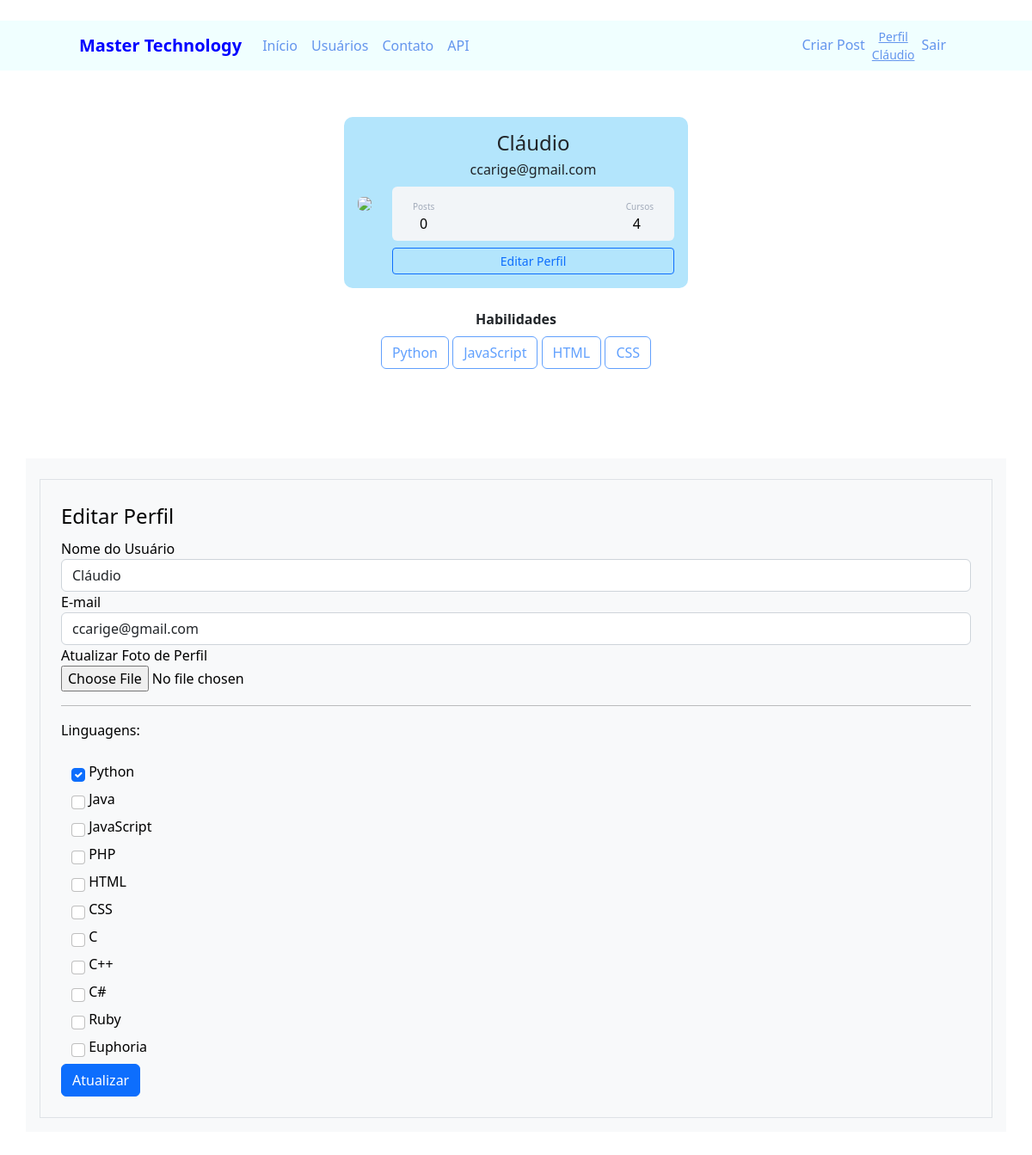
/perfil/editar (signed in), run on the app's committed database.
### mastertechnology/models.py (models this page shows)
class Usuarios(db.Model, UserMixin):
    id = db.Column(db.Integer, primary_key=True)
    username = db.Column(db.String, unique=True, nullable=False)
    email = db.Column(db.String, unique=True, nullable=False)
    senha = db.Column(db.String, nullable=False)
    foto_perfil = db.Column(db.String, default='default.jpg')
    postagens = db.relationship('Postagens', backref='autor', lazy=True)
    linguagem = db.Column(db.String, nullable=False, default="Não informado")
    def contagem_post(self):
        return len(self.postagens)

### mastertechnology/links.py (the view)
@app.route('/perfil/editar', methods=['GET', 'POST'])
@login_required
def editar_perfil():
    form = FormEditarPerfil()
    if form.validate_on_submit():
        current_user.email = form.email.data
        current_user.username = form.username.data
        if form.foto_perfil.data:
            nome_imagem = salvar_imagem(form.foto_perfil.data)
            current_user.foto_perfil = nome_imagem
        current_user.linguagem = atualizar_linguagens(form)
        db.session.commit()
        flash('Edição efetuada com sucesso.', 'alert-success')
        return redirect(url_for('perfil'))
    elif request.method == "GET":
        form.email.data = current_user.email
        form.username.data = current_user.username
        if 'Python' in current_user.linguagem:
            form.linguagem_python.data = True
        elif 'Java' in current_user.linguagem:
            form.linguagem_java.data = True
        elif 'JavaScript' in current_user.linguagem:
            form.linguagem_javascript.data = True
        elif 'PHP' in current_user.linguagem:
            form.linguagem_php.data = True
        elif 'HTML' in current_user.linguagem:
            form.linguagem_html.data = True
        elif 'CSS' in current_user.linguagem:
            form.linguagem_css.data = True
        elif 'C' in current_user.linguagem:
            form.linguagem_c.data = True
        elif 'C++' in current_user.linguagem:
            form.linguagem_c_mais_mais.data = True
        elif 'C#' in current_user.linguagem:
            form.linguagem_c_sharp.data = True
        elif 'Ruby' in current_user.linguagem:
            form.linguagem_ruby = True
        elif 'Euphoria' in current_user.linguagem:
            form.linguagem_euphoria = True
    foto_perfil = url_for('static', filename='fotos_perfil/{}'.format(current_user.foto_perfil))
    return render_template('editarperfil.html', foto_perfil=foto_perfil, form=form)

### mastertechnology/forms.py (shortened to what this page needs)
class FormEditarPerfil(FlaskForm):
    username = StringField('Nome do Usuário', [validators.DataRequired(), validators.Length(min=4, max=25)])
    email = StringField('E-mail', [validators.DataRequired(), validators.Email(message='** E-mail Inválido **')])
    botao_submit_editarperfil = SubmitField('Atualizar')
    foto_perfil = FileField('Atualizar Foto de Perfil', validators=[FileAllowed(['jpg', 'png'])])
    linguagem_python = BooleanField('Python')
    linguagem_java = BooleanField('Java')
    linguagem_javascript = BooleanField('JavaScript')
    linguagem_php = BooleanField('PHP')
    linguagem_html = BooleanField('HTML')
    linguagem_css = BooleanField('CSS')
    linguagem_c = BooleanField('C')
    linguagem_c_mais_mais = BooleanField('C++')
    linguagem_c_sharp = BooleanField('C#')
    linguagem_ruby = BooleanField('Ruby')
    linguagem_euphoria = BooleanField('Euphoria')

### mastertechnology/models.py (called while the page is built)
@login_usuario.user_loader
def load_usuario(id_usuario):
    return Usuarios.query.get(int(id_usuario))

### mastertechnology/templates/editarperfil.html (shortened to what this page needs)
{% extends 'perfil.html' %}
{% block editar_perfil%}
    <h1  style="color: white"> <br> <b> <center>Edição de perfil</center></b></h1>
        <div  class="container text-bg-light p-3">
            <div class="row">
                <div class="col">
                    <form method="POST" action="" class="border p-4 mt-2" enctype="multipart/form-data">
                        <legend>Editar Perfil</legend>
                            <fieldset>
                                 <div class="form-group">
                                    {{form.username.label(class="form-control-label")}}
                                    {% if form.username.errors %}
                                        {{ form.username(class="form-control is-invalid") }}
                                    <div class="invalid-feedback">
                                        {% for erro in form.username.errors %}
                                            {{ erro }}
                                        {% endfor %}
                                    </div>
                                    {% else %}
                                        {{ form.username(class="form-control") }}
                                    {% endif %}
                                 </div>
                                 <div class="form-group">
                                    {{form.email.label(class="form-control-label")}}
                                    {% if form.email.errors %}
                                        {{form.email(class="form-control is-invalid")}}
                                    <div class="invalid-feedback">
                                        {% for erro in form.email.errors %}
                                            {{ erro }}
                                        {% endfor %}
                                    </div>
                                        {% else %}
                                            {{form.email(class="form-control")}}
                                        {% endif %}
                                 </div>
                                <div class="form-group">
                                    {{ form.foto_perfil.label}}
                                     <br>
                                    {{ form.foto_perfil(class="form-control-file")}}
                                     <br>
                                </div>
                                <hr>
                                <P>Linguagens:</P>
                                {% for campo in form %}
                                    {% if "linguagem_" in campo.name %}
                                        <div class="form-group container">
                                            {{campo(class="form-check-input mt-3")}}
                                            {{campo.label(class="form-check-label mt-2")}}
                                        </div>
                                    {% endif %}
                                {% endfor %}
                            </fieldset>
                        {{form.botao_submit_editarperfil(class="btn btn-primary mt-2")}}
                    </form>
                </div>
           </div>
        </div>
{% endblock %}

### mastertechnology/templates/perfil.html
{% extends 'base.html' %}
{% block body %}
        <div class="container mt-3 d-flex justify-content-center">
            <div class="card p-3">
                <div class="d-flex align-items-center">
                    <div class="image pe-4">
                        <img src="{{ foto_perfil }}" class="rounded" width="155">
                    </div>
                    <div class="ml-3 w-100">
                       <center> <h4 class="mb-1 mt-0">{{current_user.username}}</h4>
                       <span>{{ current_user.email}}</span></center>
                       <div class="p-2 mt-2 bg-primary d-flex justify-content-between rounded text-white stats">
                          <div class="d-flex flex-column">
                              <span class="articles ps-3 mt-2">Posts</span>
                              <span class="number1 ps-4">{{ current_user.contagem_post()}}</span>
                          </div>
                          {% if 'Não informado' in current_user.linguagem %}
                            <div class="d-flex flex-column">
                                <span class="rating pe-3 mt-2">Cursos</span>
                                <span class="number3 ps-2">0</span>
                            </div>
                          {% else %}
                            <div class="d-flex flex-column">
                                <span class="rating pe-3 mt-2">Cursos</span>
                                <span class="number3 ps-2">{{ current_user.linguagem.count(';') + 1 }}</span>
                            </div>
                          {% endif %}
                       </div>
                       <div class="button mt-2 d-flex flex-row align-items-center">
                          <a class="w-100 ml-2" href="{{ url_for('editar_perfil') }}">
                            <button class="btn btn-sm btn-outline-primary w-100 ml-2">Editar Perfil</button>
                          </a>
                       </div>
                    </div>
                </div>
            </div>
         </div>
            <div class="row justify-content-center">
                <div class="col col-4" style="text-align: center">
                    <br><strong>Habilidades</strong><br>
                    {% if 'Não informado' not in current_user.linguagem %}
                        {% for curso in current_user.linguagem.split(';') %}
                            <button type="button" class="btn btn-outline-primary mt-2" disabled>{{curso}}</button>
                        {% endfor %}
                    {% else %}
                        <button type="button" class="btn btn-success mt-2" disabled><strong>Nenhuma</strong></button>
                    {% endif %}
                </div>
            </div>
    {% block editar_perfil %}
    {% endblock %}
{% endblock %}

### mastertechnology/templates/navbar.html (shortened to what this page needs)
<nav class="navbar navbar-expand-lg   cabecalho menu__lista">
  <div class="container-fluid container ">
    <a class="navbar-brand" href="{{ url_for('home') }}"><strong style="color:blue">Master Technology</strong> </a>
    <div class="collapse navbar-collapse" id="navbarSupportedContent">
      <ul class="navbar-nav me-auto mb-2 mb-lg-0">
        <li class="nav-item">
          <a class="nav-link" href="{{ url_for('home') }}" style="color: cornflowerblue">Início</a>
        </li>
        <li class="nav-item">
          <a class="nav-link" href="{{ url_for('usuarios') }}" style="color: cornflowerblue">Usuários</a>
        </li>
        <li class="nav-item">
          <a class="nav-link" href="{{ url_for('contato') }}" style="color: cornflowerblue">Contato</a>
        </li>
        <li class="nav-item">
          <a class="nav-link" href="{{ url_for('consulta') }}" style="color: cornflowerblue">API</a>
        </li>
      </ul>
      <ul class = "d_flex navbar-nav">
         {% if current_user.is_authenticated%}
            <li class="nav-item">
              <a class="nav-link" href="{{ url_for('criar_post') }}" style="color: cornflowerblue">Criar Post</a>
            </li>
            <li class="nav-item">
                {% if current_user.is_authenticated %}
                <div class="box">
                    <div class="p1">
                    <a class="small" href="{{ url_for('perfil') }}" style="color: cornflowerblue">
                        <center>Perfil<br>
                        {{"{}".format(current_user.username)}}</center>
                    </a>
                    </div>
                </div>
                {% endif %}
            </li>
            <li class="nav-item">
              <a class="nav-link" href="{{ url_for('sair') }}" style="color: cornflowerblue">Sair</a>
            </li>
         {% endif %}
      </ul>
    </div>
  </div>
</nav>

### mastertechnology/static/css/main.css (style rules this page uses)
.card { width: 400px; border: none; border-radius: 10px; background-color: #B3E5FC; }
.stats { background: #f2f5f8 !important; color: #000 !important; }
.articles { font-size:10px; color: #a1aab9; }
.number1 { font-weight:500; }
.rating { font-size:10px; color: #a1aab9; }
.number3 { font-weight:500; }
.cabecalho { align-items: center; background: azure; display: inline-block; justify-content: space-between; padding-left: 5rem; padding-right: 5rem; position: fixed; z-index: 5; width: 100%; }
.menu__lista { display: flex; margin-right: 4rem; }

### data on the page
Usuarios: username "Cláudio", email "ccarige@gmail.com", linguagem "4"

### other printed values
{{ current_user.contagem_post() }} "0"
{{ curso }} "Python" "JavaScript" "HTML" "CSS"
{{ campo.label(class="form-check-label mt-2") }} "Python" "Java" "JavaScript" "PHP" "HTML" "CSS" "C" "C++" "C#" "Ruby" "Euphoria"
